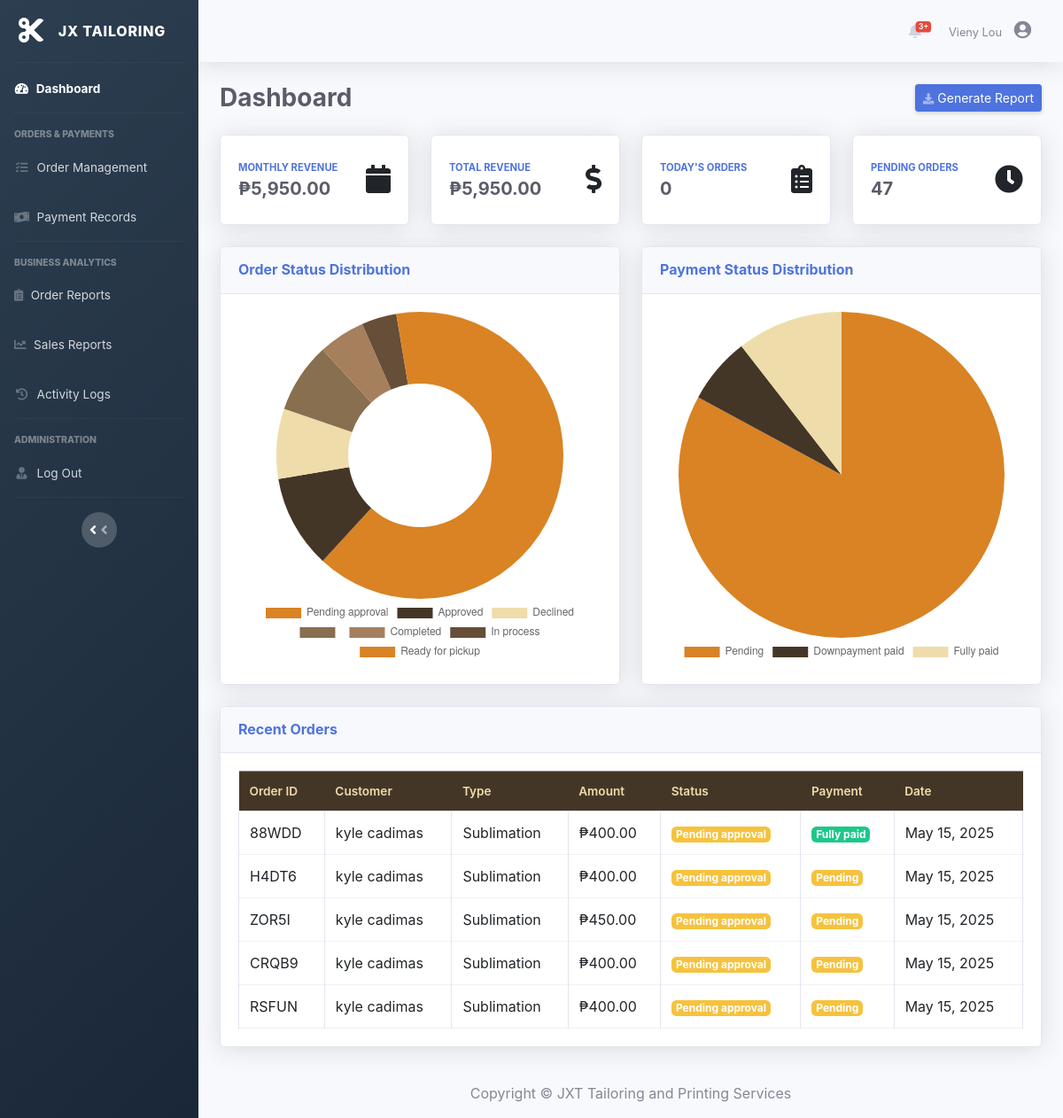
The app's page /manager/dashboard.php (signed in), older data.
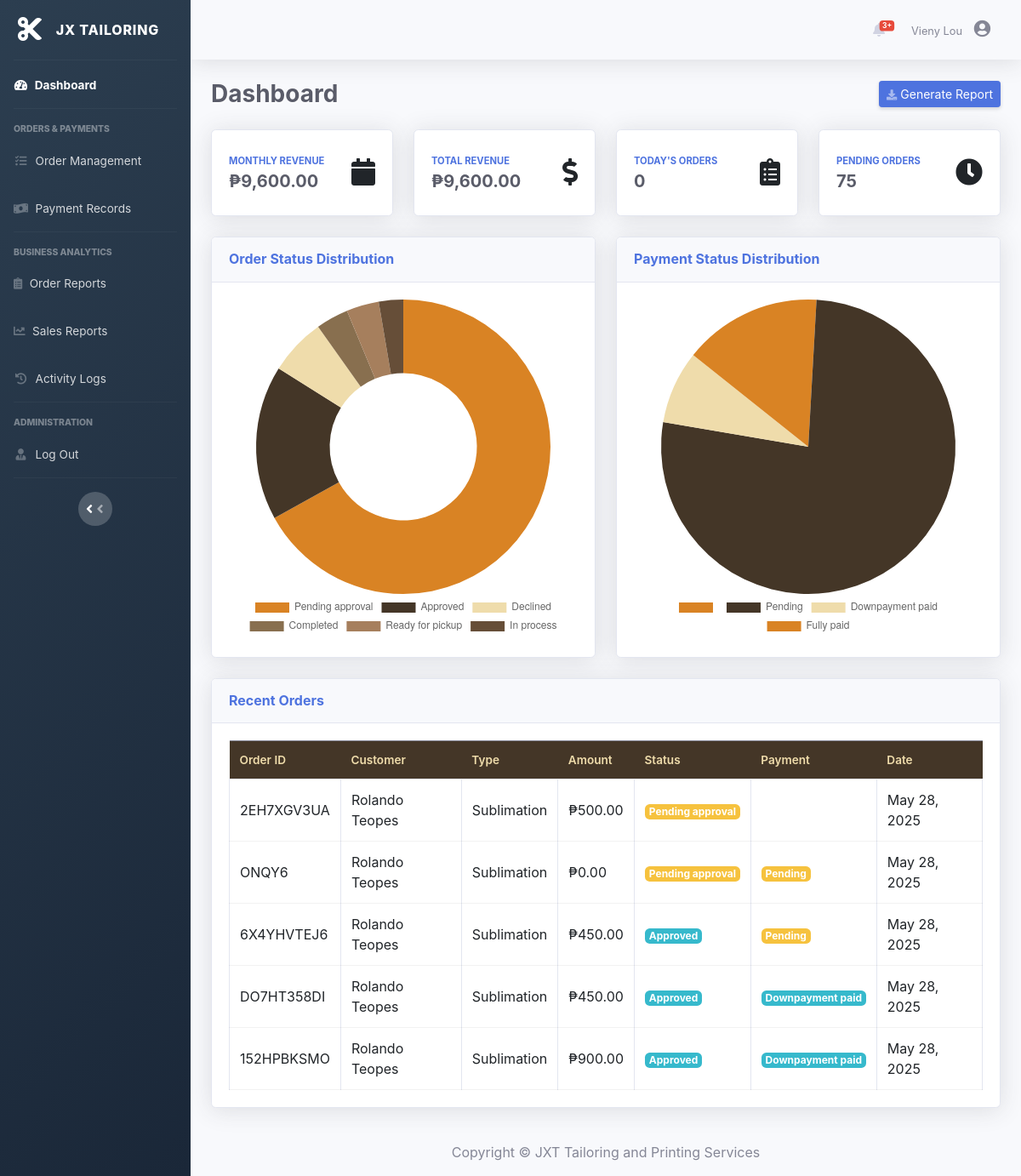
The same page, newer data.
### tables this page shows
CREATE TABLE `orders` (
  `order_id` varchar(10) NOT NULL,
  `customer_id` int(11) NOT NULL,
  `order_type` enum('tailoring','sublimation') NOT NULL,
  `total_amount` decimal(10,2) NOT NULL,
  `downpayment_amount` decimal(10,2) NOT NULL,
  `payment_method` enum('cash','gcash') NOT NULL,
  `payment_status` enum('pending','downpayment_paid','fully_paid') DEFAULT 'pending',
  `order_status` enum('pending_approval','declined','approved','forward_to_sublimator','in_process','printing_done','ready_for_pickup','completed') DEFAULT 'pending_approval',
  `staff_id` int(11) DEFAULT NULL,
  `manager_id` int(11) DEFAULT NULL,
  `notes` text DEFAULT NULL,
  `created_at` timestamp NOT NULL DEFAULT current_timestamp(),
  `updated_at` timestamp NOT NULL DEFAULT current_timestamp() ON UPDATE current_timestamp(),
  `screenshot_path` varchar(255) DEFAULT NULL,
  `status_history` text DEFAULT NULL,
  PRIMARY KEY (`order_id`),
  KEY `customer_id` (`customer_id`),
  KEY `staff_id` (`staff_id`),
  KEY `manager_id` (`manager_id`),
  CONSTRAINT `orders_ibfk_1` FOREIGN KEY (`customer_id`) REFERENCES `customers` (`customer_id`),
  CONSTRAINT `orders_ibfk_2` FOREIGN KEY (`staff_id`) REFERENCES `users` (`user_id`),
  CONSTRAINT `orders_ibfk_3` FOREIGN KEY (`manager_id`) REFERENCES `users` (`user_id`)
);

CREATE TABLE `customers` (
  `customer_id` int(11) NOT NULL AUTO_INCREMENT,
  `username` varchar(50) NOT NULL,
  `password` varchar(255) NOT NULL,
  `email` varchar(100) NOT NULL,
  `first_name` varchar(50) NOT NULL,
  `last_name` varchar(50) NOT NULL,
  `phone_number` varchar(20) DEFAULT NULL,
  `address` text DEFAULT NULL,
  `created_at` timestamp NOT NULL DEFAULT current_timestamp(),
  `updated_at` timestamp NOT NULL DEFAULT current_timestamp() ON UPDATE current_timestamp(),
  PRIMARY KEY (`customer_id`),
  UNIQUE KEY `username` (`username`),
  UNIQUE KEY `email` (`email`)
);

### manager/dashboard.php (the view, shortened to what the rows shown need)
<?php
include '../db.php';
$order_status_query = "SELECT order_status, COUNT(*) as count FROM orders GROUP BY order_status ORDER BY count DESC";
$order_status_result = mysqli_query($conn, $order_status_query);
$order_status_data = [];
while ($row = mysqli_fetch_assoc($order_status_result)) {
    $order_status_data[$row['order_status']] = $row['count'];
}
$payment_status_query = "SELECT payment_status, COUNT(*) as count FROM orders GROUP BY payment_status";
$payment_status_result = mysqli_query($conn, $payment_status_query);
$payment_status_data = [];
while ($row = mysqli_fetch_assoc($payment_status_result)) {
    $payment_status_data[$row['payment_status']] = $row['count'];
}
$recent_orders_query = "SELECT o.order_id, o.total_amount, o.created_at, o.order_status, o.payment_status, o.order_type,
                        c.first_name, c.last_name
                        FROM orders o
                        JOIN customers c ON o.customer_id = c.customer_id
                        ORDER BY o.created_at DESC LIMIT 5";
$recent_orders_result = mysqli_query($conn, $recent_orders_query);
?>
<!DOCTYPE html>
<html lang="en">
<head>
    <link href="https://cdn.jsdelivr.net/npm/bootstrap@5.3.0-alpha1/dist/css/bootstrap.min.css" rel="stylesheet">
    <link rel="stylesheet" href="https://cdnjs.cloudflare.com/ajax/libs/font-awesome/6.4.0/css/all.min.css">
    <link href="vendor/fontawesome-free/css/all.min.css" rel="stylesheet">
    <link href="css/sb-admin-2.min.css" rel="stylesheet">
</head>
<body id="page-top">
    <div id="wrapper">
        <div id="content-wrapper" class="d-flex flex-column">
            <div id="content">
                <div class="container-fluid">
                    <div class="d-sm-flex align-items-center justify-content-between mb-4">
                        <h1 class="h3 mb-0 text-gray-800" style="font-weight: bold; text-shadow: 1px 1px 2px #fff;">Dashboard</h1>
                    </div>
                    <div class="row">
                        <div class="col-lg-12">
                            <div class="card shadow mb-4">
                                <div class="card-body">
                                    <div class="table-responsive">
                                        <table class="table table-bordered" width="100%" cellspacing="0">
                                            <thead>
                                                <tr>
                                                    <th>Order ID</th>
                                                    <th>Customer</th>
                                                    <th>Type</th>
                                                    <th>Amount</th>
                                                    <th>Status</th>
                                                    <th>Payment</th>
                                                    <th>Date</th>
                                                </tr>
                                            </thead>
                                            <tbody>
                                                <?php
                                                if ($recent_orders_result && mysqli_num_rows($recent_orders_result) > 0) {
                                                    while ($order = mysqli_fetch_assoc($recent_orders_result)) {
                                                        $status_class = match($order['order_status']) {
                                                            'pending_approval' => 'bg-warning',
                                                            'approved' => 'bg-info',
                                                            'in_process' => 'bg-primary',
                                                            'ready_for_pickup' => 'bg-info',
                                                            'completed' => 'bg-success',
                                                            'declined' => 'bg-danger',
                                                            default => 'bg-secondary'
                                                        };
                                                        $payment_class = match($order['payment_status']) {
                                                            'pending' => 'bg-warning',
                                                            'downpayment_paid' => 'bg-info',
                                                            'fully_paid' => 'bg-success',
                                                            default => 'bg-secondary'
                                                        };
                                                        ?>
                                                        <tr>
                                                            <td><?php echo $order['order_id']; ?></td>
                                                            <td><?php echo $order['first_name'] . ' ' . $order['last_name']; ?></td>
                                                            <td><?php echo ucfirst($order['order_type']); ?></td>
                                                            <td>₱<?php echo number_format($order['total_amount'], 2); ?></td>
                                                            <td><span class="badge <?php echo $status_class; ?>"><?php echo str_replace('_', ' ', ucfirst($order['order_status'])); ?></span></td>
                                                            <td><span class="badge <?php echo $payment_class; ?>"><?php echo str_replace('_', ' ', ucfirst($order['payment_status'])); ?></span></td>
                                                            <td><?php echo date('M d, Y', strtotime($order['created_at'])); ?></td>
                                                        </tr>
                                                    <?php }
                                                } else { ?>
                                                    <tr>
                                                        <td colspan="7" class="text-center">No recent orders found</td>
                                                    </tr>
                                                <?php } ?>
                                            </tbody>
                                        </table>
                                    </div>
                                </div>
                            </div>
                        </div>
                    </div>
                </div>
            </div>
        </div>
    </div>
    <script>
        document.addEventListener('DOMContentLoaded', function() {
            // Order Status Distribution Chart
            const orderStatusCtx = document.getElementById('orderStatusChart').getContext('2d');
            const orderStatusData = <?php echo json_encode(array_values($order_status_data)); ?>;
            const orderStatusLabels = <?php echo json_encode(array_map(function($key) {
                                            return ucfirst(str_replace('_', ' ', $key));
                                        }, array_keys($order_status_data))); ?>;
            new Chart(orderStatusCtx, {
                type: 'doughnut',
                data: {
                    labels: orderStatusLabels,
                    datasets: [{
                        data: orderStatusData,
                        backgroundColor: [
                            '#D98324', '#443627', '#EFDCAB', '#886F4F', '#A67F5D', '#664E38'
                        ],
                        borderWidth: 0
                    }]
                },
                options: {
                    responsive: true,
                    maintainAspectRatio: false,
                    plugins: {
                        legend: {
                            position: 'bottom'
                        }
                    }
                }
            });
            // Payment Status Distribution Chart
            const paymentStatusCtx = document.getElementById('paymentStatusChart').getContext('2d');
            const paymentStatusData = <?php echo json_encode(array_values($payment_status_data)); ?>;
            const paymentStatusLabels = <?php echo json_encode(array_map(function($key) {
                                            return ucfirst(str_replace('_', ' ', $key));
                                        }, array_keys($payment_status_data))); ?>;
            new Chart(paymentStatusCtx, {
                type: 'pie',
                data: {
                    labels: paymentStatusLabels,
                    datasets: [{
                        data: paymentStatusData,
                        backgroundColor: [
                            '#D98324', '#443627', '#EFDCAB'
                        ],
                        borderWidth: 0
                    }]
                },
                options: {
                    responsive: true,
                    maintainAspectRatio: false,
                    plugins: {
                        legend: {
                            position: 'bottom'
                        }
                    }
                }
            });
        });
    </script>
</body>
</html>

Row changes from the older to the newer data that the page shows:
no longer on this page (row unchanged): orders: order_id "88WDD", customer.first_name "kyle", customer.last_name "cadimas", order_type "Sublimation", total_amount "400.00", order_status "Pending approval", payment_status "Fully paid", created_at "May 15, 2025"
no longer on this page (row unchanged): orders: order_id "H4DT6", customer.first_name "kyle", customer.last_name "cadimas", order_type "Sublimation", total_amount "400.00", order_status "Pending approval", payment_status "Pending", created_at "May 15, 2025"
no longer on this page (row unchanged): orders: order_id "ZOR5I", customer.first_name "kyle", customer.last_name "cadimas", order_type "Sublimation", total_amount "450.00", order_status "Pending approval", payment_status "Pending", created_at "May 15, 2025"
no longer on this page (row edited): orders: order_id "CRQB9", customer.first_name "kyle", customer.last_name "cadimas", order_type "Sublimation", total_amount "400.00", order_status "Pending approval", payment_status "Pending", created_at "May 15, 2025"
no longer on this page (row unchanged): orders: order_id "RSFUN", customer.first_name "kyle", customer.last_name "cadimas", order_type "Sublimation", total_amount "400.00", order_status "Pending approval", payment_status "Pending", created_at "May 15, 2025"
added orders: order_id "2EH7XGV3UA", customer.first_name "Rolando", customer.last_name "Teopes", order_type "Sublimation", total_amount "500.00", order_status "Pending approval", created_at "May 28, 2025"
added orders: order_id "ONQY6", customer.first_name "Rolando", customer.last_name "Teopes", order_type "Sublimation", total_amount "0.00", order_status "Pending approval", payment_status "Pending", created_at "May 28, 2025"
added orders: order_id "6X4YHVTEJ6", customer.first_name "Rolando", customer.last_name "Teopes", order_type "Sublimation", total_amount "450.00", order_status "Approved", payment_status "Pending", created_at "May 28, 2025"
added orders: order_id "DO7HT358DI", customer.first_name "Rolando", customer.last_name "Teopes", order_type "Sublimation", total_amount "450.00", order_status "Approved", payment_status "Downpayment paid", created_at "May 28, 2025"
added orders: order_id "152HPBKSMO", customer.first_name "Rolando", customer.last_name "Teopes", order_type "Sublimation", total_amount "900.00", order_status "Approved", payment_status "Downpayment paid", created_at "May 28, 2025"
Text that changed along with them:
$monthly_revenue: "5,950.00" → "9,600.00"
$total_revenue: "5,950.00" → "9,600.00"
$pending_orders: "47" → "75"
chart data {{ json_encode(array_values($order_status_data)) }}: ["47","8","6","6","4","3","2"] → ["75","19","7","4","4","3"]
chart data {{ json_encode(array_values($payment_status_data)) }}: ["63","5","8"] → ["1","86","9","16"]
